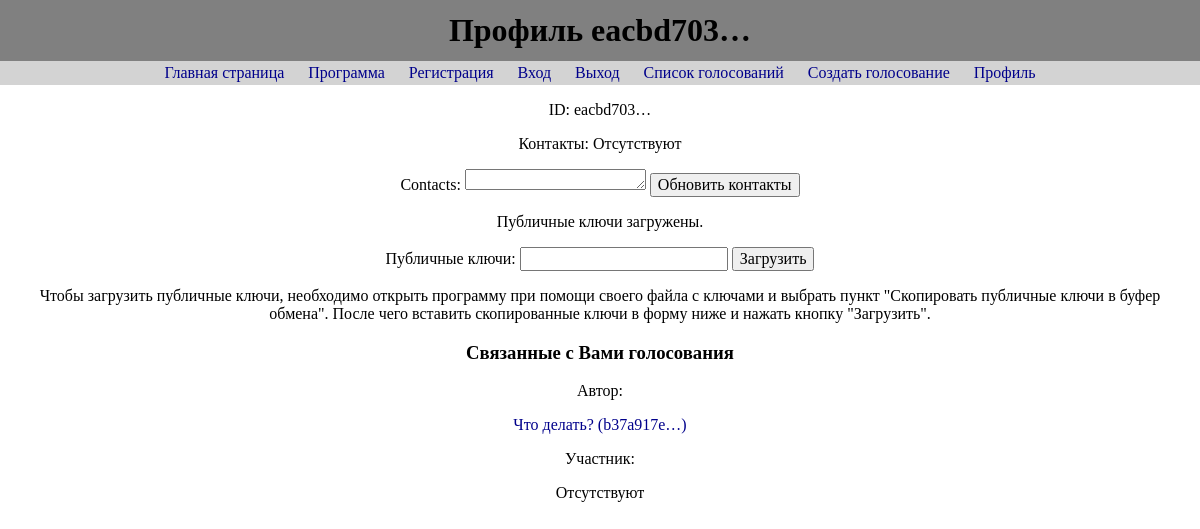
/users/eacbd703eb288bdd394b5a1d9c0cc832ad9dd916da2452fa6c6897c6e7fe6379/show_profile/ (signed in), run on an earlier commit of the app's database.
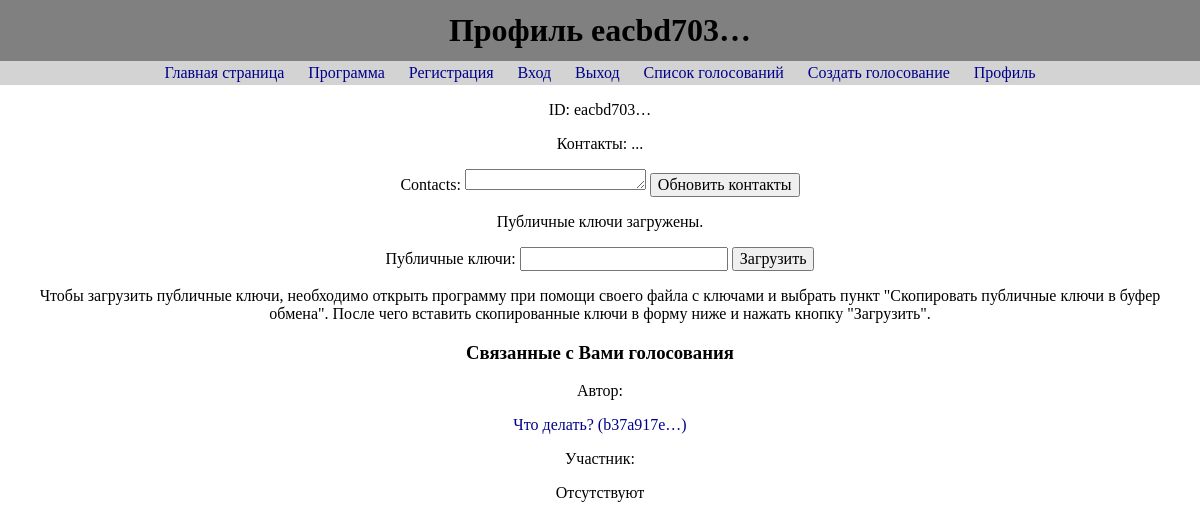
And on a later commit of the database.
### users/models.py (models this page shows)
class Profile(models.Model):
	user = models.OneToOneField(get_user_model(), on_delete=models.CASCADE)
	contacts = models.CharField(max_length=1024, null=True, default='Отсутствуют')
	sign_pk = models.BinaryField(null=True, default=None)
	kem_pk = models.BinaryField(null=True, default=None)
	def has_public_keys(self):
		if self.sign_pk and self.kem_pk:
			return True
		else:
			return False

### users/views.py (the view, shortened to what this page needs)
# urls.py: path('<slug:username>/show_profile/', views.ShowProfileView.as_view(), name="show_profile"),
class ShowProfileView(LoginRequiredMixin, TemplateView):
	template_name = 'users/show_profile.html'
	def get(self, request, username, *args, **kwargs):
		user = get_user_model().objects.get(username=username)
		user_has_public_keys = user.profile.has_public_keys()
		votings = {
			'author': user.voting_set.all(),
			'participant': [participant.voting for participant in user.participant.all()]
		}
		content = {
			'username': username,
			'contacts': user.profile.contacts,
			'update_contacts_form': UpdateContactsForm(),
			'user_has_public_keys': user_has_public_keys,
			'votings': votings
		}
		return render(request, self.template_name, context=content)

### users/forms.py (shortened to what this page needs)
class UpdateContactsForm(forms.Form):
	contacts = forms.CharField(max_length=1024, widget=forms.Textarea(attrs={"cols": "20", "rows": "1"}))

### users/templates/users/show_profile.html (shortened to what this page needs)
{% extends "base.html" %}
{% block h1 %}
	<h1>Профиль {{ username|truncatechars:9 }}</h1>
{% endblock h1 %}
{% block content %}
	<p>ID: {{ username|truncatechars:9 }}</p>
	<p>Контакты: {{ contacts }}</p>
	<form action="" method="post">
		{{ update_contacts_form }}
		<button>Обновить контакты</button>
	</form>
	{% if user.username == username %}
		{% if user_has_public_keys %}
			<p>Публичные ключи загружены.</p>
		{% else %}
			<p><b>Публичные ключи ещё не загружены.</b></p>
		{% endif %}
		<form action="" method="post">
			<label for="public_keys">Публичные ключи:</label>
			<input type="text" id="public_keys" name="public_keys" required></input>
			<button>Загрузить</button>
		</form>
		<p>Чтобы загрузить публичные ключи, необходимо открыть программу при помощи своего файла с ключами и выбрать пункт "Скопировать публичные ключи в буфер обмена". После чего вставить скопированные ключи в форму ниже и нажать кнопку "Загрузить".</p>
		<h3>Связанные с Вами голосования</h3>
		<p>Автор:</p>
		{% for voting in votings.author %}
			<a href="{% url 'voting_page' voting.v_id %}">{{ voting.question.text|truncatewords:9 }} ({{ voting.v_id|truncatechars:9 }})</a>
		{% endfor %}
		<p>Участник:</p>
		{% if not votings.participant %}
			<p>Отсутствуют</p>
		{% endif %}
	{% endif %}
{% endblock content %}

What changed in the data, as far as the page shows it:
changed Profile: contacts "Отсутствуют" → "..."
